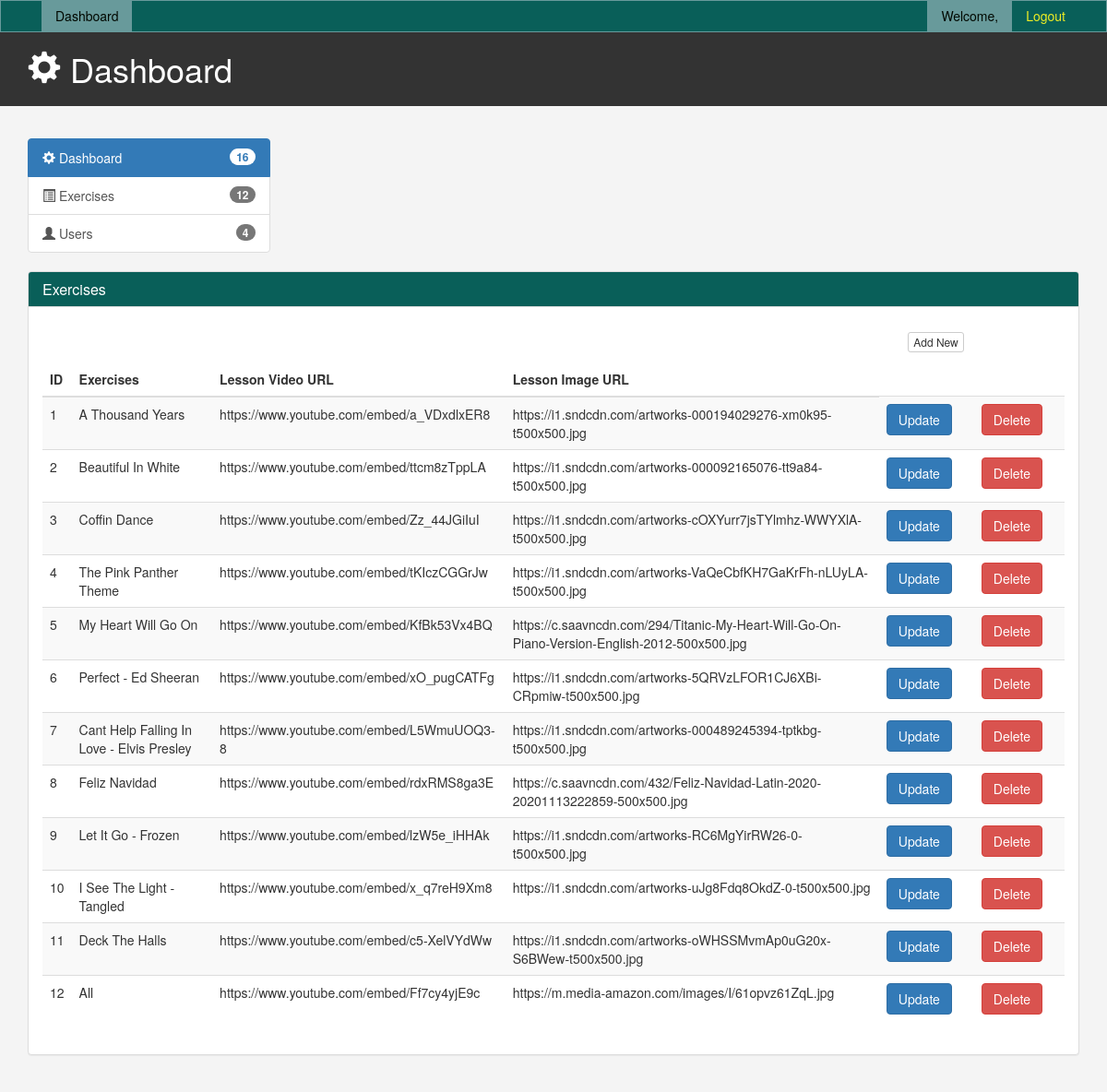
Screenshot of /cms/exercises.php with the database file from the repository.
### tables this page shows
CREATE TABLE `lesson_db` (
  `lesson_id` int(100) NOT NULL,
  `lesson_name` varchar(200) NOT NULL,
  `lesson_url` varchar(200) NOT NULL,
  `lesson_img` varchar(200) NOT NULL
);

### cms/inc/count.php (called while the page is built)
<?php
    include '../config.php';
    $count_user = mysqli_query($conn,"SELECT id from `user_form` ORDER BY id");
    $num_user = mysqli_num_rows($count_user);
    $count_ex = mysqli_query($conn,"SELECT lesson_id from `lesson_db` ORDER BY lesson_id");
    $num_ex = mysqli_num_rows($count_ex);
?>

### cms/exercises.php (the view, shortened to what this page needs)
<?php
include '../config.php';
include('inc/header.php');
$sql = "SELECT * FROM lesson_db";
$all_song = $conn->query($sql);
?>
<link href="./css/cms.css" rel="stylesheet" type="text/css">
</head>
<body>
<?php
include "menus.php";
?>
<header id="header">
	<div class="container">
		<div class="row">
			<div class="col-md-10">
				<h1><span class="glyphicon glyphicon-cog" aria-hidden="true"></span> Dashboard</h1>
			</div>
			<br>
		</div>
	</div>
</header>
<br>
<section id="main">
	<div class="container">
		<div class="row">
			<?php include "left_menus.php"; ?>
			<div class="col-md-12">
				<div class="panel panel-default">
					<div class="panel-heading"style="background-color:  #095f59;">
						<h3 class="panel-title" style="color: white;">Exercises</h3>
					</div>
					<div class="panel-body">
						<div class="panel-heading">
							<div class="row">
								<div class="col-md-10">
								</div>
								<div class="col-md-2">
									<a href="add_ex.php" class="btn btn-default btn-xs">Add New</a>
								</div>
							</div>
						</div>
						<table class="table table-striped">
							<thead>
								<tr>
									<th>ID</th>
									<th>Exercises</th>
									<th>Lesson Video URL</th>
									<th>Lesson Image URL </th>
								</tr>
							</thead>
							<tbody>
								<?php
									while ($row = mysqli_fetch_assoc($all_song)){
								?>
									<?php
										echo "
											<tr>
												<td><div id='id'>".$row['lesson_id']."</div></td>
												<td><div id='username'>".$row['lesson_name']."</div></td>
												<td><div id='username'>".$row['lesson_url']."</div></td>
												<td><div id='username'>".$row['lesson_img']."</div></td>
												<td><button class='btn btn-primary'><a href='update_ex.php?update=".$row['lesson_id']."' style='color:white; text-decoration:none;'>Update</a></button><td>
												<td><button class='btn btn-danger'><a href='delete_ex.php?delete=".$row['lesson_id']."' style='color:white; text-decoration:none;'>Delete</a><td>
											</tr>
										";
									?>
								<?php
										}
								?>
							</tbody>
						</table>
					</div>
				</div>
			</div>
		</div>
	</div>
</section>
</body>
 <?php include('inc/footer.php');?>

### cms/inc/header.php (shortened to what this page needs)
<!DOCTYPE html><html><head><link rel="stylesheet" href="https://maxcdn.bootstrapcdn.com/bootstrap/3.3.5/css/bootstrap.min.css">

### cms/menus.php (shortened to what this page needs)
<nav class="navbar navbar-default">
  <div class="container">
	<div class="navbar-header">
	  <a class="navbar-brand" href="#"></a>
	</div>
	<div id="navbar" class="collapse navbar-collapse">
	  <ul class="nav navbar-nav">
		<li class="active"><a href="admin.php">Dashboard</a></li>
	  </ul>
	  <ul class="nav navbar-nav navbar-right">
		<li class="active"><a href="#">Welcome, <?php echo $data['username'];?></a></li>
		<li><a href="logout.php">Logout</a></li>
	  </ul>
	</div>
  </div>
</nav>

### cms/left_menus.php
<?php
	include './inc/count.php';
?>
<div class="col-md-3">
	<div class="list-group">
		<a href="admin.php" class="list-group-item active main-color-bg"><span class="glyphicon glyphicon-cog" aria-hidden="true"></span>
		Dashboard <span class="badge"><?php echo $num_ex + $num_user; ?></span>
		</a>
		<a href="exercises.php" class="list-group-item"><span class="glyphicon glyphicon-list-alt" aria-hidden="true"></span> Exercises<span class="badge"><?php echo $num_ex?></span></a>
		<a href="users.php" class="list-group-item"><span class="glyphicon glyphicon-user" aria-hidden="true"></span> Users <span class="badge"><?php echo $num_user?></span></a>
	</div>
</div>

### cms/inc/footer.php (shortened to what this page needs)
</body>
</html>

### cms/css/cms.css (style rules this page uses)
body { background: #f4f4f4; }
.navbar { min-height: 33px !important; margin-bottom: 0; border-radius: 0; }
.navbar-nav> li>a, .navbar-brand { padding-top: 6px !important; padding-bottom: 0; height: 33px; }
.main-color-bg { background-color: #095f59; color: #ffffff !important; }
#header { background: #333333; color: #ffffff; padding-bottom: 10px; margin-bottom: 15px; }
.navbar-default { background-color: #095f59; border-color: #689a9b; }
.navbar-default .navbar-brand { color: #efee24; }
.navbar-default .navbar-nav > li > a { color: #efee24; }
.navbar-default .navbar-nav > .active > a, .navbar-default .navbar-nav > .active > a:hover, .navbar-default .navbar-nav > .active > a:focus { color: #010800; background-color: #689a9b; }
.navbar-default .navbar-collapse, .navbar-default .navbar-form { border-color: #efee24; }

### rows the page displays
lesson_db: lesson_id "1", lesson_name "A Thousand Years", lesson_url "https://www.youtube.com/embed/a_VDxdlxER8", lesson_img "https://i1.sndcdn.com/artworks-000194029276-xm0k95-t500x500.jpg"
lesson_db: lesson_id "2", lesson_name "Beautiful In White", lesson_url "https://www.youtube.com/embed/ttcm8zTppLA", lesson_img "https://i1.sndcdn.com/artworks-000092165076-tt9a84-t500x500.jpg"
lesson_db: lesson_id "3", lesson_name "Coffin Dance", lesson_url "https://www.youtube.com/embed/Zz_44JGiIuI", lesson_img "https://i1.sndcdn.com/artworks-cOXYurr7jsTYlmhz-WWYXlA-t500x500.jpg"
lesson_db: lesson_id "4", lesson_name "The Pink Panther Theme", lesson_url "https://www.youtube.com/embed/tKIczCGGrJw", lesson_img "https://i1.sndcdn.com/artworks-VaQeCbfKH7GaKrFh-nLUyLA-t500x500.jpg"
lesson_db: lesson_id "5", lesson_name "My Heart Will Go On", lesson_url "https://www.youtube.com/embed/KfBk53Vx4BQ", lesson_img "https://c.saavncdn.com/294/Titanic-My-Heart-Will-Go-On-Piano-Version-English-2012-500x500.jpg"
lesson_db: lesson_id "6", lesson_name "Perfect - Ed Sheeran", lesson_url "https://www.youtube.com/embed/xO_pugCATFg", lesson_img "https://i1.sndcdn.com/artworks-5QRVzLFOR1CJ6XBi-CRpmiw-t500x500.jpg"
lesson_db: lesson_id "7", lesson_name "Cant Help Falling In Love - Elvis Presley", lesson_url "https://www.youtube.com/embed/L5WmuUOQ3-8", lesson_img "https://i1.sndcdn.com/artworks-000489245394-tptkbg-t500x500.jpg"
lesson_db: lesson_id "8", lesson_name "Feliz Navidad", lesson_url "https://www.youtube.com/embed/rdxRMS8ga3E", lesson_img "https://c.saavncdn.com/432/Feliz-Navidad-Latin-2020-20201113222859-500x500.jpg"
lesson_db: lesson_id "9", lesson_name "Let It Go - Frozen", lesson_url "https://www.youtube.com/embed/lzW5e_iHHAk", lesson_img "https://i1.sndcdn.com/artworks-RC6MgYirRW26-0-t500x500.jpg"
lesson_db: lesson_id "10", lesson_name "I See The Light - Tangled", lesson_url "https://www.youtube.com/embed/x_q7reH9Xm8", lesson_img "https://i1.sndcdn.com/artworks-uJg8Fdq8OkdZ-0-t500x500.jpg"
lesson_db: lesson_id "11", lesson_name "Deck The Halls", lesson_url "https://www.youtube.com/embed/c5-XelVYdWw", lesson_img "https://i1.sndcdn.com/artworks-oWHSSMvmAp0uG20x-S6BWew-t500x500.jpg"
lesson_db: lesson_id "12", lesson_name "All", lesson_url "https://www.youtube.com/embed/Ff7cy4yjE9c", lesson_img "https://m.media-amazon.com/images/I/61opvz61ZqL.jpg"

### other values shown
$num_ex + $num_user "16"
$num_ex "12"
$num_user "4"
